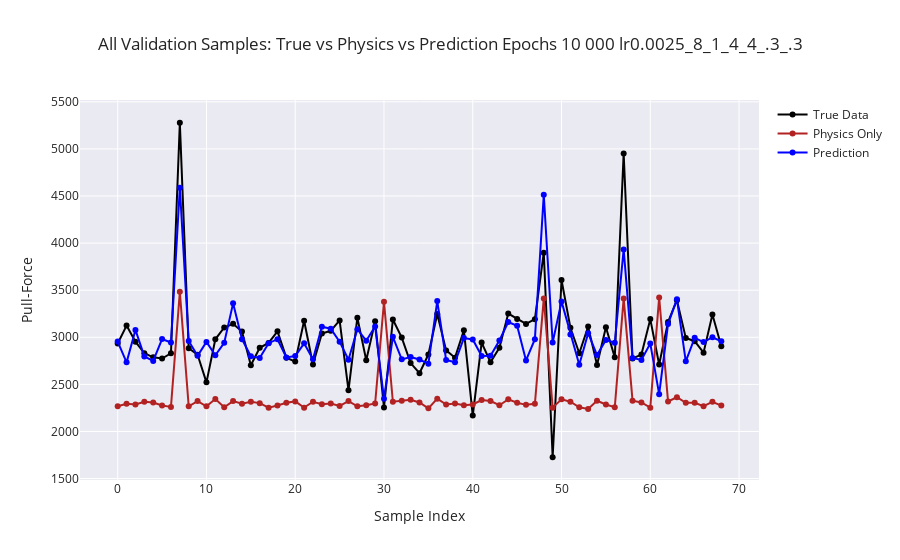

Write notebook code for a chart like this one.
### Code cell
# After training, do a one‐pass over val_loader:
all_true, all_phys, all_pred = [], [], []

with torch.no_grad():
    for x_cat, x_cont, y in val_loader:
        y   = y.unsqueeze(-1)                             # [B,1]
        f_p = physics_pull_force(x_cont).unsqueeze(-1)     # [B,1]
        r_p = model(x_cat, x_cont)                         # [B,1]
        y_p = (f_p + r_p)                                  # [B,1]

        all_true.append(y.cpu().numpy().ravel())
        all_phys.append(f_p.cpu().numpy().ravel())
        all_pred.append(y_p.cpu().numpy().ravel())

# flatten
all_true = np.concatenate(all_true)
all_phys = np.concatenate(all_phys)
all_pred = np.concatenate(all_pred)

# now plot per‐sample
sample_idx = np.arange(len(all_true))

fig = go.Figure()
fig.add_trace(go.Scatter(x=sample_idx, y=all_true, mode="lines+markers",
                         name="True Data", marker=dict(color="black", size=6)))
fig.add_trace(go.Scatter(x=sample_idx, y=all_phys, mode="lines+markers",
                         name="Physics Only", marker=dict(color="firebrick", size=6)))
fig.add_trace(go.Scatter(x=sample_idx, y=all_pred, mode="lines+markers",
                         name="Prediction", marker=dict(color="blue", size=6)))

fig.update_layout(
    title="All Validation Samples: True vs Physics vs Prediction Epochs 10 000 lr0.0025_8_1_4_4_.3_.3",
    xaxis_title="Sample Index",
    yaxis_title="Pull-Force",
    template="seaborn"
)
fig.show()

### Figure 1 — Plotly figure (JSON) as saved in the notebook; plotly's stock layout.template omitted (floating-point values rounded to 4 significant figures)
{"data": [{"marker": {"color": "black", "size": 6}, "mode": "lines+markers", "name": "True Data", "type": "scatter", "x": [0, 1, 2, 3, 4, 5, 6, 7, 8, 9, 10, 11, 12, 13, 14, 15, 16, 17, 18, 19, 20, 21, 22, 23, 24, 25, 26, 27, 28, 29, 30, 31, 32, 33, 34, 35, 36, 37, 38, 39, 40, 41, 42, 43, 44, 45, 46, 47, 48, 49, 50, 51, 52, 53, 54, 55, 56, 57, 58, 59, 60, 61, 62, 63, 64, 65, 66, 67, 68], "y": [2934.0, 3124.0, 2953.0, 2830.0, 2787.0, 2775.0, 2830.0, 5278.0, 2883.0, 2814.0, 2522.0, 2979.0, 3104.0, 3143.0, 3061.0, 2703.0, 2888.0, 2940.0, 3063.0, 2784.0, 2742.0, 3175.0, 2711.0, 3040.0, 3069.0, 3179.0, 2437.0, 3208.0, 2756.0, 3169.0, 2255.0, 3188.0, 2996.0, 2726.0, 2618.0, 2816.0, 3246.0, 2861.0, 2784.0, 3074.0, 2168.0, 2944.0, 2735.0, 2889.0, 3252.0, 3193.0, 3142.0, 3192.0, 3898.0, 1726.0, 3608.0, 3101.0, 2830.0, 3113.0, 2706.0, 3106.0, 2787.0, 4952.0, 2775.0, 2816.0, 3193.0, 2710.0, 3163.0, 3394.0, 2992.0, 2958.0, 2837.0, 3241.0, 2905.0]}, {"marker": {"color": "firebrick", "size": 6}, "mode": "lines+markers", "name": "Physics Only", "type": "scatter", "x": [0, 1, 2, 3, 4, 5, 6, 7, 8, 9, 10, 11, 12, 13, 14, 15, 16, 17, 18, 19, 20, 21, 22, 23, 24, 25, 26, 27, 28, 29, 30, 31, 32, 33, 34, 35, 36, 37, 38, 39, 40, 41, 42, 43, 44, 45, 46, 47, 48, 49, 50, 51, 52, 53, 54, 55, 56, 57, 58, 59, 60, 61, 62, 63, 64, 65, 66, 67, 68], "y": [2268.0, 2293.0, 2286.0, 2315.0, 2308.0, 2275.0, 2260.0, 3482.0, 2268.0, 2323.0, 2268.0, 2345.0, 2257.0, 2323.0, 2293.0, 2315.0, 2301.0, 2253.0, 2275.0, 2304.0, 2319.0, 2253.0, 2315.0, 2290.0, 2297.0, 2271.0, 2323.0, 2268.0, 2279.0, 2297.0, 3376.0, 2315.0, 2326.0, 2337.0, 2308.0, 2246.0, 2348.0, 2286.0, 2297.0, 2279.0, 2286.0, 2334.0, 2323.0, 2279.0, 2341.0, 2304.0, 2282.0, 2293.0, 3413.0, 2253.0, 2341.0, 2315.0, 2257.0, 2238.0, 2326.0, 2286.0, 2257.0, 3413.0, 2326.0, 2308.0, 2253.0, 3424.0, 2319.0, 2363.0, 2304.0, 2304.0, 2268.0, 2315.0, 2275.0]}, {"marker": {"color": "blue", "size": 6}, "mode": "lines+markers", "name": "Prediction", "type": "scatter", "x": [0, 1, 2, 3, 4, 5, 6, 7, 8, 9, 10, 11, 12, 13, 14, 15, 16, 17, 18, 19, 20, 21, 22, 23, 24, 25, 26, 27, 28, 29, 30, 31, 32, 33, 34, 35, 36, 37, 38, 39, 40, 41, 42, 43, 44, 45, 46, 47, 48, 49, 50, 51, 52, 53, 54, 55, 56, 57, 58, 59, 60, 61, 62, 63, 64, 65, 66, 67, 68], "y": [2954.0, 2734.0, 3078.0, 2797.0, 2748.0, 2982.0, 2944.0, 4588.0, 2961.0, 2804.0, 2951.0, 2809.0, 2942.0, 3360.0, 2980.0, 2798.0, 2780.0, 2937.0, 2980.0, 2786.0, 2801.0, 2936.0, 2768.0, 3112.0, 3092.0, 2953.0, 2762.0, 3085.0, 2963.0, 3115.0, 2348.0, 3005.0, 2765.0, 2791.0, 2764.0, 2718.0, 3384.0, 2760.0, 2735.0, 2991.0, 2976.0, 2801.0, 2804.0, 2965.0, 3162.0, 3122.0, 2754.0, 2980.0, 4512.0, 2944.0, 3381.0, 3030.0, 2708.0, 3043.0, 2810.0, 2972.0, 2942.0, 3932.0, 2780.0, 2760.0, 2933.0, 2396.0, 3140.0, 3404.0, 2745.0, 2994.0, 2949.0, 3000.0, 2958.0]}], "layout": {"title": {"text": "All Validation Samples: True vs Physics vs Prediction Epochs 10 000 lr0.0025_8_1_4_4_.3_.3"}, "xaxis": {"title": {"text": "Sample Index"}}, "yaxis": {"title": {"text": "Pull-Force"}}}}
